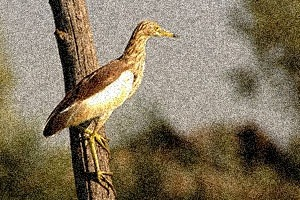
#> input picture Deliverable1/quack.jpg, 300 x 200 px
$ python blurring.py
#> lines starting #> are read from the running program, lines starting #| are printed output that depends on the picture
import cv2 as cv
import numpy as np
from matplotlib import pyplot as plt

img = cv.imread('quack.jpg')
#> img is the input picture: shape (200, 300, 3); mean B, G, R 94.5, 117.3, 130.2
height, width = img.shape[:2]
#> height = 200; width = 300

#Image Zoom and crop
zoom_amount = 2
x_start=0
y_start=0

width_zoom=width/2
#> width_zoom = 150
height=height/2
#> height = 100

def zoom_crop(img):
    img_zoom = img[x_start:x_start+width,y_start:y_start+width]
    img_zoom = cv.resize(img_zoom,None,fx=zoom_amount, fy=zoom_amount, interpolation = cv.INTER_CUBIC)
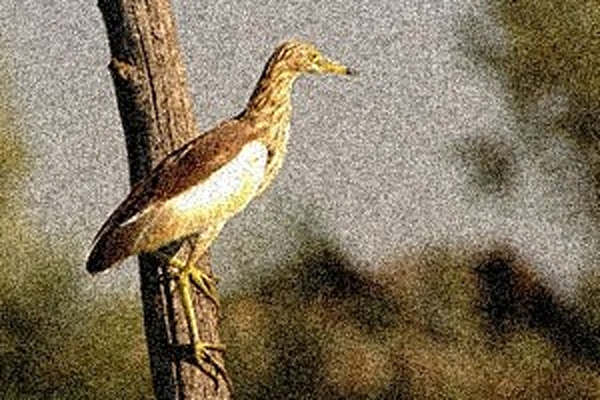
#> img_zoom: shape (400, 600, 3); mean B, G, R 94.6, 117.4, 130.2
    return img_zoom

img_zoom = zoom_crop(img)

# Averaging
blur = cv.blur(img,(5,5))
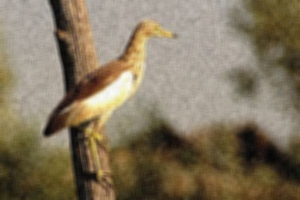
#> blur: shape (200, 300, 3); mean B, G, R 94.6, 117.4, 130.2
blur_zoom = zoom_crop(blur)

image1 = np.hstack((img_zoom, blur_zoom))
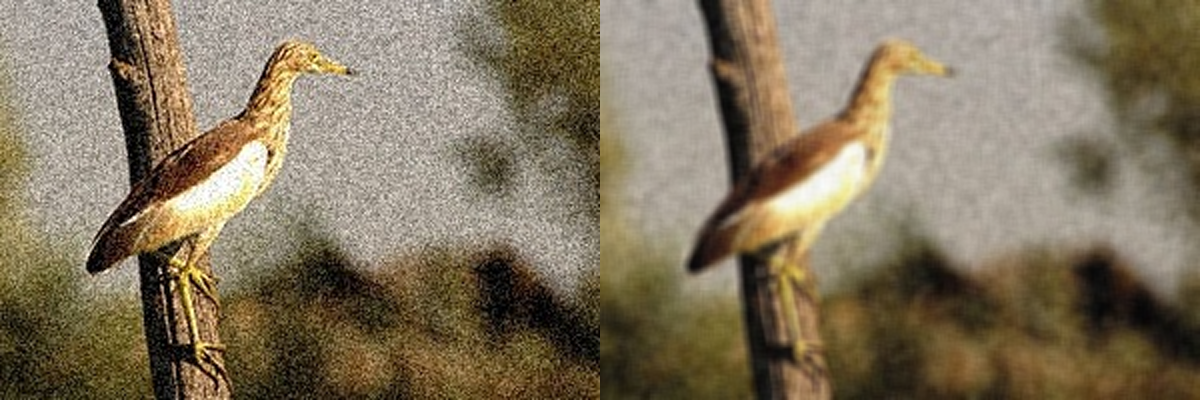
#> image1: shape (400, 1200, 3); mean B, G, R 94.6, 117.4, 130.2

cv.imshow('Averaging', image1)
cv.waitKey(0)

# Gaussian Blurring
gaussian_blur = cv.GaussianBlur(img,(5,5),0)

gaussian_blur_zoom = zoom_crop(gaussian_blur)

image2 = np.hstack((img_zoom, gaussian_blur_zoom))
cv.imshow('Gaussian Blurring', image2)
cv.waitKey(0)

# Median Blurring
median = cv.medianBlur(img,5)

median_zoom = zoom_crop(median)

image3 = np.hstack((img_zoom, median_zoom))
cv.imshow('Median Blurring', image3)
cv.waitKey(0)

# Bilateral Filtering
bilateral_blur = cv.bilateralFilter(img,9,75,75)
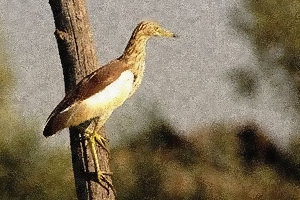
#> bilateral_blur: shape (200, 300, 3); mean B, G, R 94.4, 117.3, 130.1

bilateral_blur_zoom = zoom_crop(bilateral_blur)

image4 = np.hstack((img_zoom, bilateral_blur_zoom))
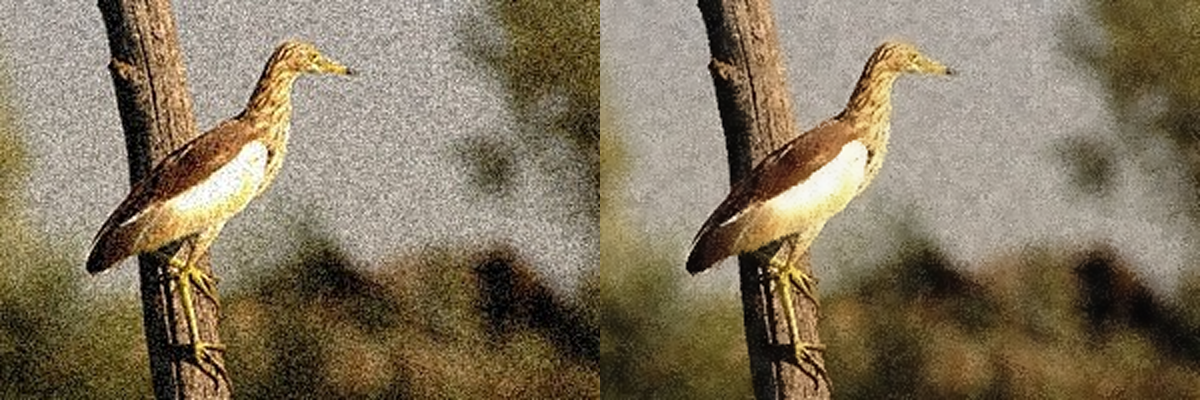
#> image4: shape (400, 1200, 3); mean B, G, R 94.5, 117.3, 130.2
cv.imshow('Bilateral Blurring', image4)
cv.waitKey(0)

cv.destroyAllWindows()

$ run again, with Deliverable1/home.jpg copied over Deliverable1/quack.jpg
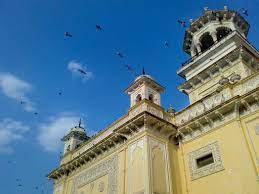
#> input picture Deliverable1/home.jpg, 259 x 194 px
#> img is the input picture: shape (194, 259, 3); mean B, G, R 141.8, 123.9, 92.2
#> `blur = cv.blur(img,(5,5))`:
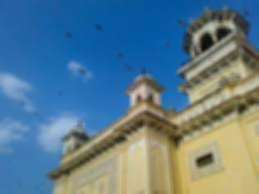
#> blur: shape (194, 259, 3); mean B, G, R 141.8, 123.9, 92.2
#> `image4 = np.hstack((img_zoom, bilateral_blur_zoom))`:
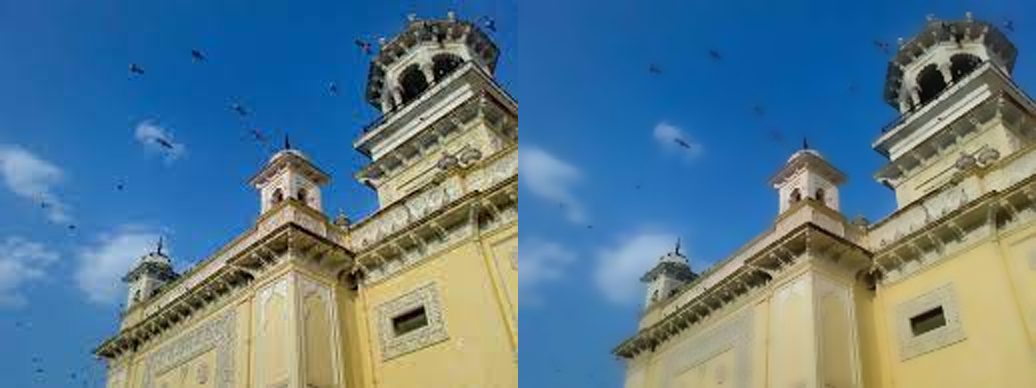
#> image4: shape (388, 1036, 3); mean B, G, R 141.9, 124, 92.2
